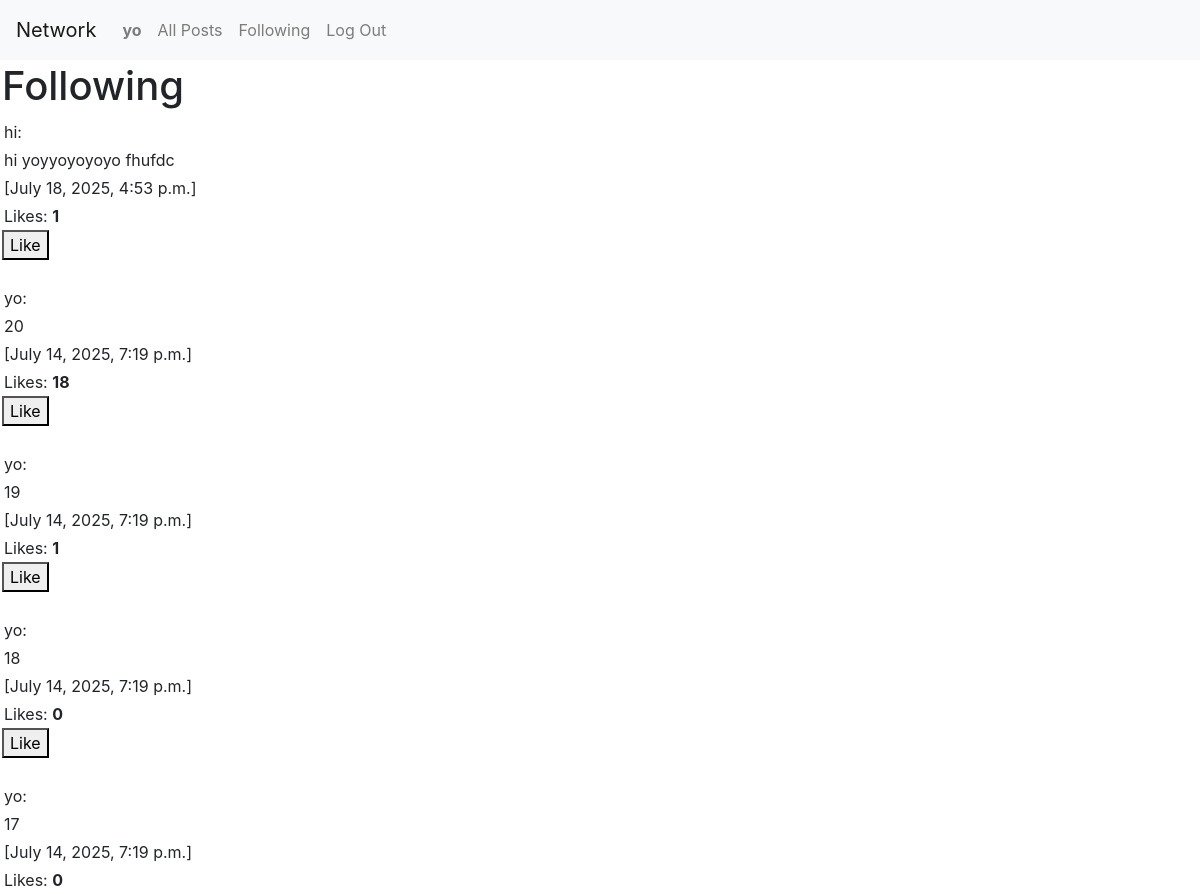
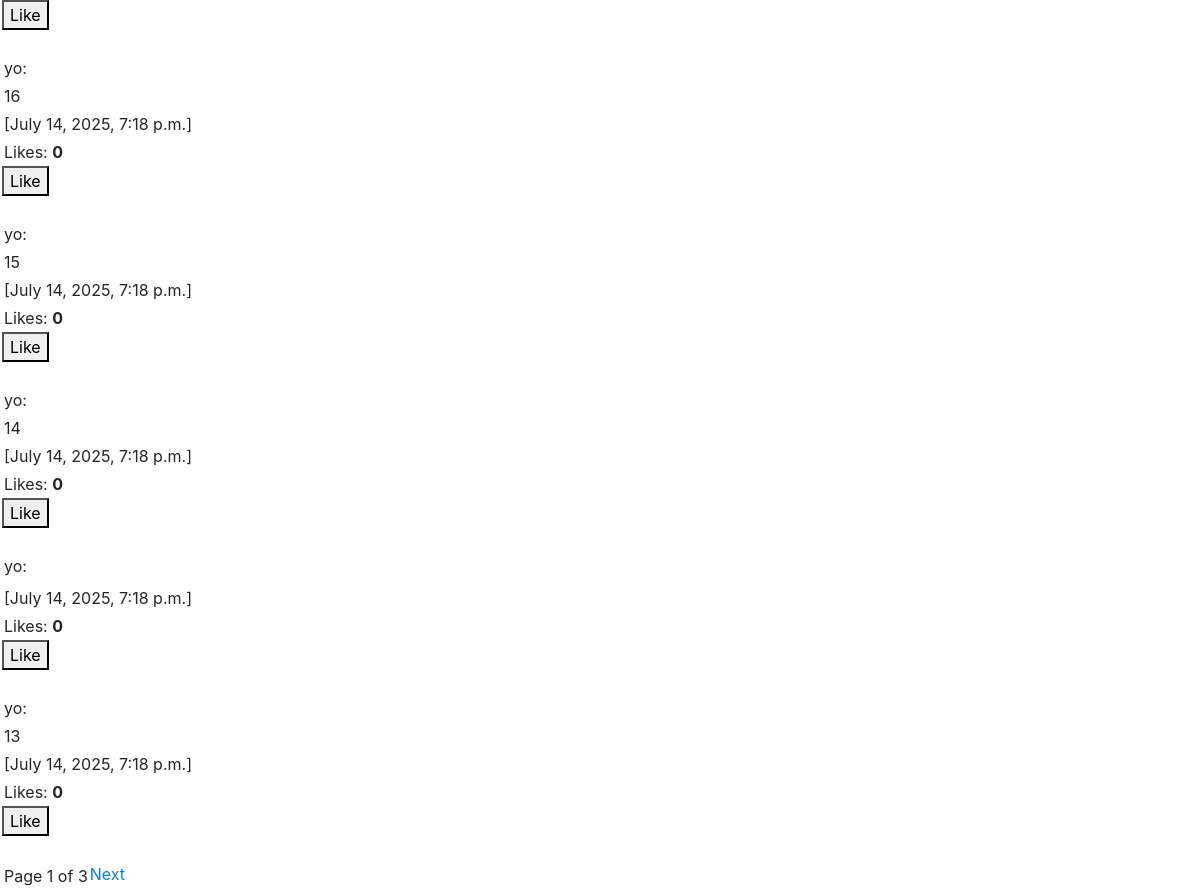
The app's page /chris/following (signed in) with its own data (2 pictures, top to bottom).
### network/models.py (models this page shows, shortened)
class User(AbstractUser):
    following = models.ManyToManyField("self", symmetrical=False, related_name="followers")

class Post(models.Model):
    user = models.ForeignKey("User", on_delete=models.CASCADE, related_name="user")
    postcontent = models.TextField()
    timestamp = models.DateTimeField(auto_now_add=True)
    likecount = models.IntegerField(default=0)

### network/views.py (the view)
# urls.py: path("<str:user>/following", views.followingposts, name="followingposts"),
@login_required
def followingposts(request, user):
    followingposts = []
    try:
        user_obj = User.objects.get(username=user)
        following = user_obj.following.all()
        for follow in following:
            follow_obj =  User.objects.get(username=follow)
            followingposts += Post.objects.filter(user=follow_obj).order_by("-timestamp").all()
        paginator = Paginator(followingposts, 10)
        page_number = request.GET.get('page')
        page_obj = paginator.get_page(page_number)
    except User.DoesNotExist:
        return JsonResponse({"error": "User not found"}, status=400)
    return render(request, "network/following.html", {
        "posts": followingposts,
        'page_obj': page_obj
    })

### network/templates/network/following.html (shortened to what this page needs)
{% extends "network/layout.html" %}
{% load static %}
{% block body %}
    <h1>Following</h1>
    {% for post in page_obj %}
        <div data-user="{{post.user}}" class="username">{{post.user}}:</div>
        <div> {{post.postcontent}}</div>
        <div> [{{post.timestamp}}]</div>
        <div> Likes: <b id="likecount{{post.id}}">{{post.likecount}}</b></div>
        <button class="like-btn" data-id="{{post.id}}" id="like{{post.id}}">Like</button>
        <br>
    {% endfor %}
    <div class="pagination">
  <div>Page {{ page_obj.number }} of {{ page_obj.paginator.num_pages }}</div>
  {% if page_obj.has_next %}
    <a href="?page={{ page_obj.next_page_number }}">Next</a>
  {% endif %}
</div>
{% endblock %}

### network/templates/network/layout.html (shortened to what this page needs)
{% load static %}
<!DOCTYPE html>
<html lang="en">
    <head>
        <link rel="stylesheet" href="https://stackpath.bootstrapcdn.com/bootstrap/4.4.1/css/bootstrap.min.css">
        <link href="{% static 'network/styles.css' %}" rel="stylesheet">
    </head>
    <body>
        <nav class="navbar navbar-expand-lg navbar-light bg-light">
            <a class="navbar-brand" href="{% url 'index' %}">Network</a>
            <div>
              <ul class="navbar-nav mr-auto">
                {% if user.is_authenticated %}
                    <li class="nav-item">
                        <a class="nav-link" href="{% url 'userposts' user.username%}"><strong id="layout-username">{{ request.user.username }}</strong></a>
                    </li>
                {% endif %}
                <li class="nav-item">
                  <a class="nav-link" href="{% url 'index' %}">All Posts</a>
                </li>
                {% if user.is_authenticated %}
                    <li class="nav-item">
                        <a class="nav-link" href="{% url 'followingposts' user.username%}">Following</a>
                    </li>
                    <li class="nav-item">
                        <a class="nav-link" href="{% url 'logout' %}">Log Out</a>
                    </li>
                {% endif %}
              </ul>
            </div>
          </nav>
        <div class="body">
            {% block body %}
            {% endblock %}
        </div>
    </body>
</html>

### network/static/network/styles.css (style rules this page uses)
div { padding: 2px; }

### records on screen
User: user.username "yo"
Post: user "hi", postcontent "hi yoyyoyoyoyo fhufdc", timestamp "July 18, 2025, 4:53 p.m.", likecount "1"
Post: user "yo", postcontent "20", timestamp "July 14, 2025, 7:19 p.m.", likecount "18"
Post: user "yo", postcontent "19", timestamp "July 14, 2025, 7:19 p.m.", likecount "1"
Post: user "yo", postcontent "18", timestamp "July 14, 2025, 7:19 p.m.", likecount "0"
Post: user "yo", postcontent "17", timestamp "July 14, 2025, 7:19 p.m.", likecount "0"
Post: user "yo", postcontent "16", timestamp "July 14, 2025, 7:18 p.m.", likecount "0"
Post: user "yo", postcontent "15", timestamp "July 14, 2025, 7:18 p.m.", likecount "0"
Post: user "yo", postcontent "14", timestamp "July 14, 2025, 7:18 p.m.", likecount "0"
Post: user "yo", timestamp "July 14, 2025, 7:18 p.m.", likecount "0"
Post: user "yo", postcontent "13", timestamp "July 14, 2025, 7:18 p.m.", likecount "0"

### other values on screen
{{ page_obj.number }} "1"
{{ page_obj.paginator.num_pages }} "3"
